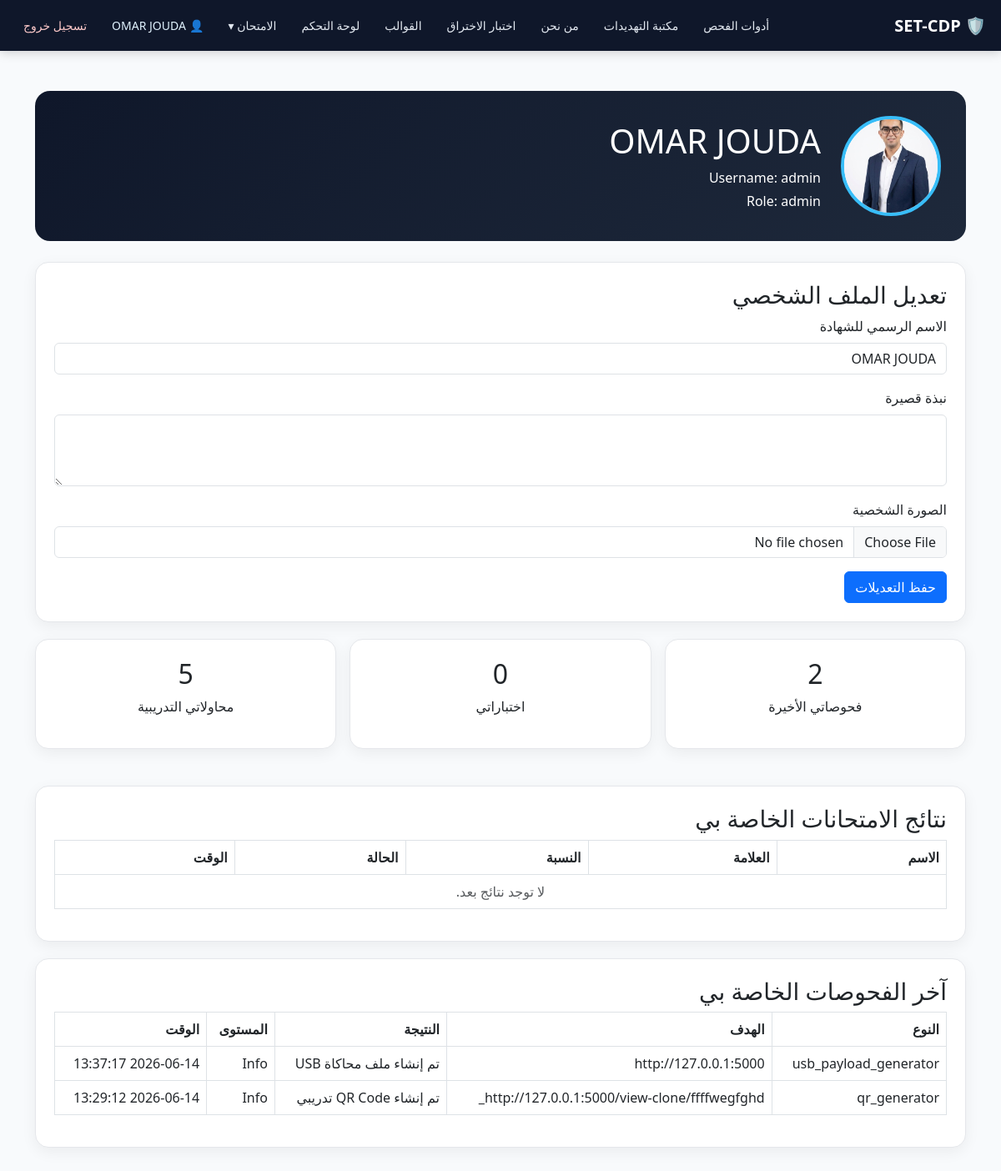
Screenshot of /profile (signed in) with the database file from the repository.
### tables this page shows
CREATE TABLE users (
        id INTEGER PRIMARY KEY AUTOINCREMENT,
        username TEXT UNIQUE,
        password_hash TEXT,
        role TEXT DEFAULT 'user',
        created_at TEXT
    , full_name TEXT, profile_image TEXT, bio TEXT);

CREATE TABLE scan_history (
        id INTEGER PRIMARY KEY AUTOINCREMENT,
        scan_type TEXT,
        target TEXT,
        result_summary TEXT,
        risk_level TEXT,
        timestamp TEXT
    , user_id INTEGER);

### app.py (the view, shortened to what this page needs)
@app.route("/profile", methods=["GET", "POST"])
@login_required
def profile():
    user_id = session.get("user_id")
    conn = get_db()
    user = conn.execute("SELECT * FROM users WHERE id = ?", (user_id,)).fetchone()
    scans = conn.execute("SELECT * FROM scan_history WHERE user_id = ? ORDER BY id DESC LIMIT 20", (user_id,)).fetchall()
    quizzes = conn.execute("SELECT * FROM quiz_results WHERE user_id = ? ORDER BY id DESC LIMIT 20", (user_id,)).fetchall()
    captures = conn.execute("SELECT * FROM captured_data WHERE user_id = ? ORDER BY id DESC LIMIT 20", (user_id,)).fetchall()
    conn.close()
    return render_template("profile.html", user=user, scans=scans, quizzes=quizzes, captures=captures)

### app.py (called while the page is built)
def login_required(f):
    @wraps(f)
    def wrapper(*args, **kwargs):
        if "user_id" not in session:
            return redirect(url_for("login"))
        return f(*args, **kwargs)
    return wrapper

def get_db():
    conn = sqlite3.connect(DB_PATH)
    conn.row_factory = sqlite3.Row
    return conn

### templates/profile.html (shortened to what this page needs)
<!doctype html>
<html lang="ar" dir="rtl">
<head>
  <link rel="stylesheet" href="/static/style.css">
  <link href="https://cdn.jsdelivr.net/npm/bootstrap@5.3.0/dist/css/bootstrap.rtl.min.css" rel="stylesheet">
</head>
<body>
{% include 'base_nav.html' %}
<main class="container py-5">
  <section class="profile-hero d-flex align-items-center gap-4 flex-wrap">
    {% if user.profile_image %}
      <img class="profile-img" src="/uploads/{{ user.profile_image }}">
    {% else %}
      <div class="profile-img d-flex align-items-center justify-content-center text-dark fw-bold">
        USER
      </div>
    {% endif %}
    <div>
      <h1>{{ user.full_name or user.username }}</h1>
      <p class="mb-1">Username: {{ user.username }}</p>
      <p class="mb-0">Role: {{ user.role }}</p>
    </div>
  </section>
  <section class="profile-card">
    <h3>تعديل الملف الشخصي</h3>
    <form method="post" enctype="multipart/form-data">
      <label class="form-label">الاسم الرسمي للشهادة</label>
      <input name="full_name" class="form-control mb-3" value="{{ user.full_name or '' }}" placeholder="مثال: Hassan Jouda" required>
      <label class="form-label">نبذة قصيرة</label>
      <textarea name="bio" class="form-control mb-3" rows="3">{{ user.bio or '' }}</textarea>
      <label class="form-label">الصورة الشخصية</label>
      <input name="profile_image" type="file" class="form-control mb-3" accept="image/png,image/jpeg,image/webp">
      <button class="btn btn-primary">حفظ التعديلات</button>
    </form>
  </section>
  <section class="row g-3 mb-4">
    <div class="col-md-4">
      <div class="profile-card text-center">
        <h2>{{ scans|length }}</h2>
        <p>فحوصاتي الأخيرة</p>
      </div>
    </div>
    <div class="col-md-4">
      <div class="profile-card text-center">
        <h2>{{ quizzes|length }}</h2>
        <p>اختباراتي</p>
      </div>
    </div>
    <div class="col-md-4">
      <div class="profile-card text-center">
        <h2>{{ captures|length }}</h2>
        <p>محاولاتي التدريبية</p>
      </div>
    </div>
  </section>
  <section class="profile-card">
    <h3>نتائج الامتحانات الخاصة بي</h3>
    <div class="table-responsive">
      <table class="table table-bordered">
        <thead>
          <tr>
            <th>الاسم</th>
            <th>العلامة</th>
            <th>النسبة</th>
            <th>الحالة</th>
            <th>الوقت</th>
          </tr>
        </thead>
        <tbody>
          {% for q in quizzes %}
          <tr>
            <td>{{ q.student_name }}</td>
            <td>{{ q.score }}/{{ q.total }}</td>
            <td>{{ q.percentage }}%</td>
            <td>{{ q.status }}</td>
            <td>{{ q.timestamp }}</td>
          </tr>
          {% else %}
          <tr>
            <td colspan="5" class="text-center text-muted">لا توجد نتائج بعد.</td>
          </tr>
          {% endfor %}
        </tbody>
      </table>
    </div>
  </section>
  <section class="profile-card">
    <h3>آخر الفحوصات الخاصة بي</h3>
    <div class="table-responsive">
      <table class="table table-bordered">
        <thead>
          <tr>
            <th>النوع</th>
            <th>الهدف</th>
            <th>النتيجة</th>
            <th>المستوى</th>
            <th>الوقت</th>
          </tr>
        </thead>
        <tbody>
          {% for s in scans %}
          <tr>
            <td>{{ s.scan_type }}</td>
            <td class="text-break">{{ s.target }}</td>
            <td>{{ s.result_summary }}</td>
            <td>{{ s.risk_level }}</td>
            <td>{{ s.timestamp }}</td>
          </tr>
          {% else %}
          <tr>
            <td colspan="5" class="text-center text-muted">لا توجد فحوصات بعد.</td>
          </tr>
          {% endfor %}
        </tbody>
      </table>
    </div>
  </section>
</main>
</body>
</html>

### templates/base_nav.html (shortened to what this page needs)
<nav class="top-navbar">
  <div class="top-navbar-wrap">
    <a class="top-brand" href="/">🛡️ SET-CDP</a>
    <div class="top-nav-links" id="topNavLinks">
      <a href="/">أدوات الفحص</a>
      <a href="/threat-library">مكتبة التهديدات</a>
      <a href="/about">من نحن</a>
      {% if session.get('user_id') %}
{% if session.get('user_id') %}
  <a href="/attack">اختبار الاختراق</a>
  <a href="/ready_templates">القوالب</a>
  <a href="/dashboard">لوحة التحكم</a>
{% endif %}
        <div class="nav-dropdown">
          <button class="dropdown-btn" type="button" onclick="toggleQuizDropdown(event)">
            الامتحان ▾
          </button>
        </div>
        <a href="/profile" class="nav-user">
          👤 {{ session.get('full_name') or session.get('username') }}
        </a>
        <a class="logout-link" href="/logout">تسجيل خروج</a>
      {% else %}
        <a href="/login">تسجيل الدخول</a>
        <a href="/register">إنشاء حساب</a>
      {% endif %}
    </div>
  </div>
</nav>

### static/style.css (style rules this page uses)
body { background:#f4f6f9;color:#1f2937 }
.form-control { border-radius:10px }
.btn { border-radius:10px }
.top-navbar { background: #0f172a; color: #fff; width: 100%; position: sticky; top: 0; z-index: 99999; box-shadow: 0 2px 12px rgba(0,0,0,0.18); }
.top-navbar-wrap { max-width: 1250px; margin: 0 auto; padding: 12px 18px; display: flex; align-items: center; justify-content: space-between; gap: 18px; }
.top-brand { color: white; text-decoration: none; font-weight: 800; font-size: 20px; white-space: nowrap; }
.top-nav-links { display: flex; align-items: center; gap: 10px; flex-wrap: wrap; }
.top-nav-links a, .dropdown-btn { color: #e2e8f0; background: transparent; border: none; text-decoration: none; font-size: 14px; padding: 8px 10px; border-radius: 8px; transition: 0.2s; white-space: nowrap; cursor: pointer; }
.nav-dropdown { position: relative; }
.nav-user { color: #94a3b8; font-size: 13px; padding: 8px 10px; background: #111827; border: 1px solid #334155; border-radius: 8px; }
.logout-link { color: #fecaca !important; }
.nav-user { color: #e0f2fe !important; font-size: 13px; padding: 8px 10px; background: #0f172a; border: 1px solid #334155; border-radius: 8px; text-decoration: none; }

### templates/profile.html (style rules this page uses)
body { background:#f8fafc; }
.profile-hero { background: linear-gradient(135deg, #0f172a, #1e293b); color: white; border-radius: 18px; padding: 30px; margin-bottom: 25px; }
.profile-img { width: 120px; height: 120px; border-radius: 50%; object-fit: cover; border: 4px solid #38bdf8; background: white; }
.profile-card { background: white; border-radius: 16px; padding: 22px; border: 1px solid #e5e7eb; box-shadow: 0 5px 18px rgba(0,0,0,0.06); margin-bottom: 20px; }

### rows the page displays
users: profile_image (picture), full_name "OMAR JOUDA", username "admin", role "admin"
scan_history: scan_type "usb_payload_generator", target "http://127.0.0.1:5000", result_summary "تم إنشاء ملف محاكاة USB", risk_level "Info", timestamp "2026-06-14 13:37:17"
scan_history: scan_type "qr_generator", target "http://127.0.0.1:5000/view-clone/ffffwegfghd_", result_summary "تم إنشاء QR Code تدريبي", risk_level "Info", timestamp "2026-06-14 13:29:12"

### other values shown
{{ session.get('full_name') or session.get('username') }} "OMAR JOUDA"
{{ scans|length }} "2"
{{ quizzes|length }} "0"
{{ captures|length }} "5"
